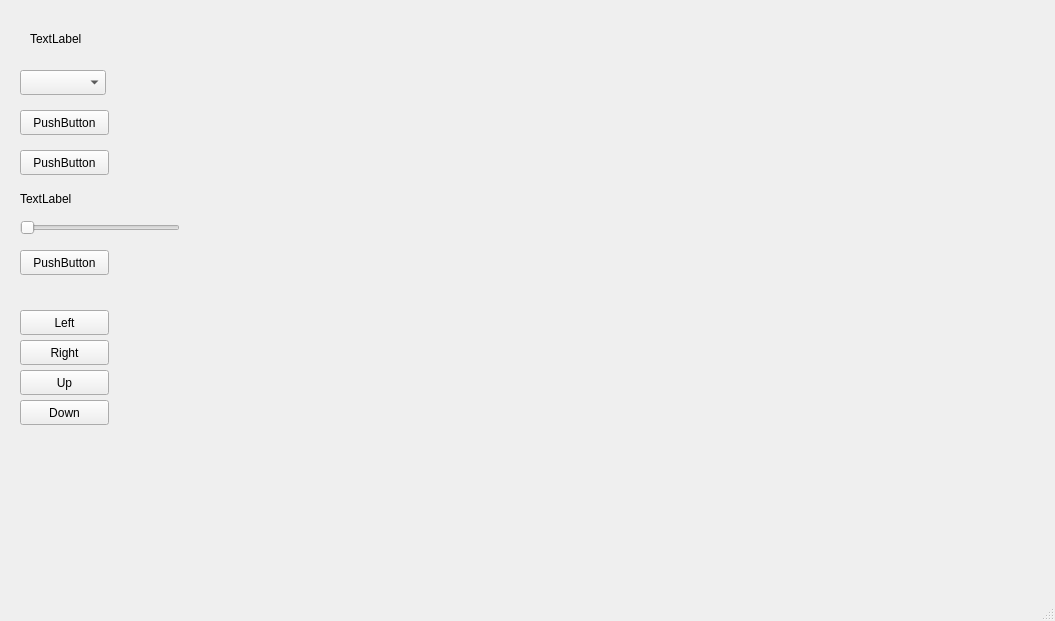
<?xml version="1.0" encoding="UTF-8"?>
<ui version="4.0">
 <class>MainWindow</class>
 <widget class="QMainWindow" name="MainWindow">
  <property name="geometry">
   <rect>
    <x>0</x>
    <y>0</y>
    <width>1055</width>
    <height>621</height>
   </rect>
  </property>
  <property name="windowTitle">
   <string>MainWindow</string>
  </property>
  <widget class="QWidget" name="centralwidget">
   <widget class="QLabel" name="displayLabel">
    <property name="geometry">
     <rect>
      <x>30</x>
      <y>30</y>
      <width>67</width>
      <height>17</height>
     </rect>
    </property>
    <property name="text">
     <string>TextLabel</string>
    </property>
   </widget>
   <widget class="QComboBox" name="sceneCombo">
    <property name="geometry">
     <rect>
      <x>20</x>
      <y>70</y>
      <width>86</width>
      <height>25</height>
     </rect>
    </property>
   </widget>
   <widget class="QPushButton" name="shadingButton">
    <property name="geometry">
     <rect>
      <x>20</x>
      <y>110</y>
      <width>89</width>
      <height>25</height>
     </rect>
    </property>
    <property name="text">
     <string>PushButton</string>
    </property>
   </widget>
   <widget class="QPushButton" name="sphereMarchingButton">
    <property name="geometry">
     <rect>
      <x>20</x>
      <y>150</y>
      <width>89</width>
      <height>25</height>
     </rect>
    </property>
    <property name="text">
     <string>PushButton</string>
    </property>
   </widget>
   <widget class="QSlider" name="speedSlider">
    <property name="geometry">
     <rect>
      <x>20</x>
      <y>220</y>
      <width>160</width>
      <height>16</height>
     </rect>
    </property>
    <property name="orientation">
     <enum>Qt::Horizontal</enum>
    </property>
   </widget>
   <widget class="QLabel" name="sliderLabel">
    <property name="geometry">
     <rect>
      <x>20</x>
      <y>190</y>
      <width>67</width>
      <height>17</height>
     </rect>
    </property>
    <property name="text">
     <string>TextLabel</string>
    </property>
   </widget>
   <widget class="QPushButton" name="downloadButton">
    <property name="geometry">
     <rect>
      <x>20</x>
      <y>250</y>
      <width>89</width>
      <height>25</height>
     </rect>
    </property>
    <property name="text">
     <string>PushButton</string>
    </property>
   </widget>
   <widget class="QPushButton" name="arrowLeft">
    <property name="geometry">
     <rect>
      <x>20</x>
      <y>310</y>
      <width>89</width>
      <height>25</height>
     </rect>
    </property>
    <property name="text">
     <string>Left</string>
    </property>
   </widget>
   <widget class="QPushButton" name="arrowRight">
    <property name="geometry">
     <rect>
      <x>20</x>
      <y>340</y>
      <width>89</width>
      <height>25</height>
     </rect>
    </property>
    <property name="text">
     <string>Right</string>
    </property>
   </widget>
   <widget class="QPushButton" name="arrowUp">
    <property name="geometry">
     <rect>
      <x>20</x>
      <y>370</y>
      <width>89</width>
      <height>25</height>
     </rect>
    </property>
    <property name="text">
     <string>Up</string>
    </property>
   </widget>
   <widget class="QPushButton" name="arrowDown">
    <property name="geometry">
     <rect>
      <x>20</x>
      <y>400</y>
      <width>89</width>
      <height>25</height>
     </rect>
    </property>
    <property name="text">
     <string>Down</string>
    </property>
   </widget>
  </widget>
  <widget class="QMenuBar" name="menubar">
   <property name="geometry">
    <rect>
     <x>0</x>
     <y>0</y>
     <width>1055</width>
     <height>22</height>
    </rect>
   </property>
  </widget>
  <widget class="QStatusBar" name="statusbar"/>
 </widget>
 <resources/>
 <connections/>
</ui>
